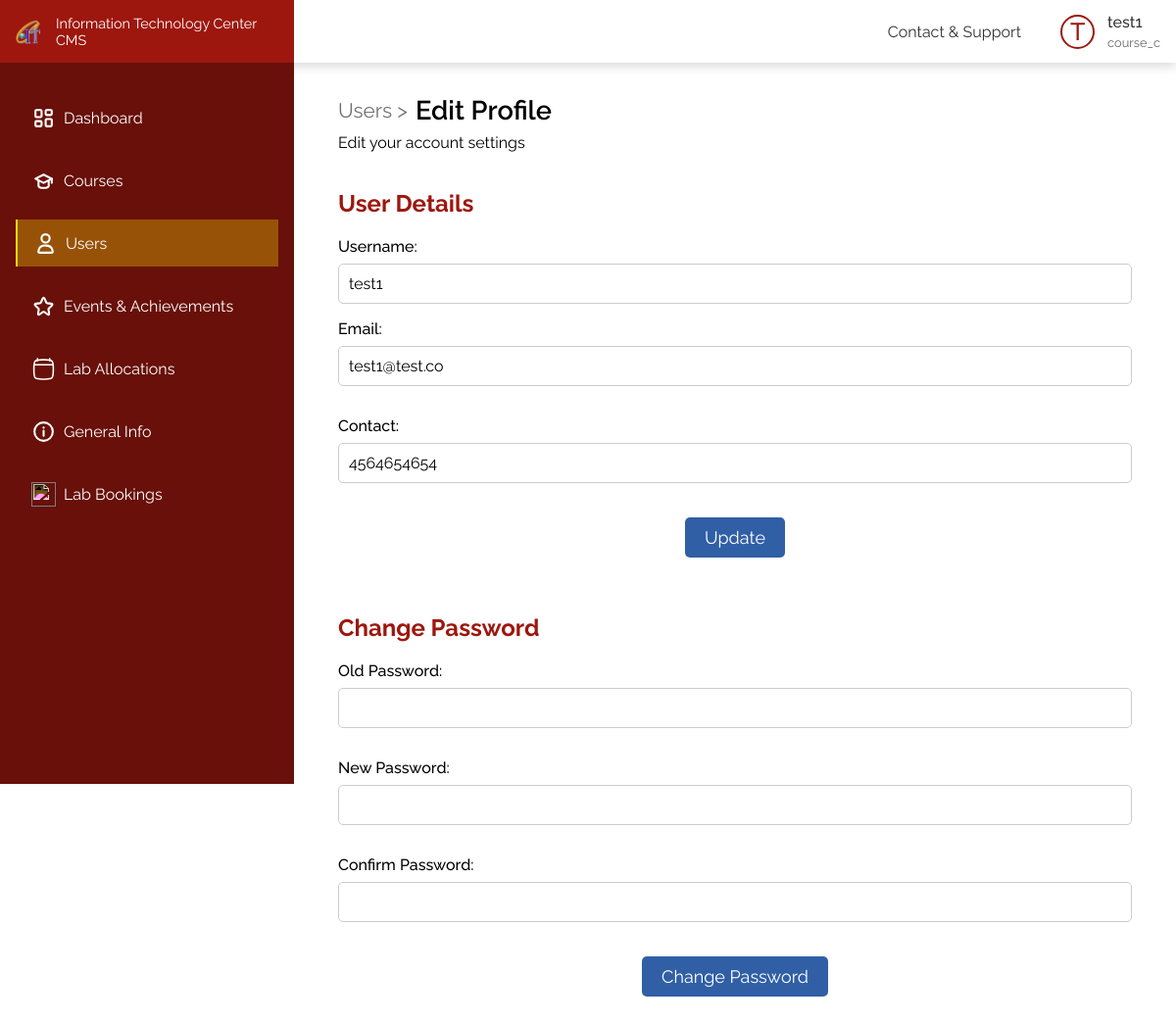
The app's page /pages/users/edit.php (signed in) with its own data.
### tables this page shows
CREATE TABLE
    IF NOT EXISTS `user` (
        `u_id` int(10) UNSIGNED NOT NULL AUTO_INCREMENT,
        `user_name` varchar(50) NOT NULL,
        `email` varchar(100) NOT NULL,
        `password` varchar(255) NOT NULL,
        `contact` varchar(20) NOT NULL,
        `clearense` varchar(20) NOT NULL,
        PRIMARY KEY (`u_id`)
    );

### backend/functions/users.php (called while the page is built, shortened)
<?php
include_once $_SERVER['DOCUMENT_ROOT'] . "/config.php";
function getUser(int $userId)
{
    global $conn;
    $stmt = $conn->prepare("SELECT * FROM user WHERE u_id = ?");
    $stmt->bind_param("i", $userId);
    $stmt->execute();
    $result = $stmt->get_result();
    $user = $result->fetch_assoc();
    return $user;
}

### pages/users/edit.php (the view, shortened to what this page needs)
<?php include_once $_SERVER['DOCUMENT_ROOT'] . "/config.php" ?>
<?php include_once $_SERVER['DOCUMENT_ROOT'] . "/backend/functions/users.php" ?>
<?php
$u_id = $_SESSION['user_id'];
$user = getUser($u_id);
?>
<!DOCTYPE html>
<html>
<head>
    <link rel="stylesheet" href="/css/adduser.css">
</head>
<body>
    <div class="flex-box">
        <div class="left">
            <?php include_once(APP_ROOT . "/includes/sidebar.php");
            ?>
        </div>
        <?php
        include_once(APP_ROOT . "/includes/header.php");
        ?>
        <div class="right">
            <div class="register-user container">
                <div class="title">
                    <div>
                        <h1><a href="./">Users ></a>Edit Profile</h1>
                        <p>Edit your account settings</p>
                    </div>
                </div>
                <br><br>
                <h3>User Details</h3>
                <div class="form-container">
                    <form action="/backend/api/users/edit.php" method="POST">
                        <label for="username">Username:</label>
                        <p><?= $user['user_name'] ?></p>
                        <label for="email">Email:</label>
                        <input type="email" name="email" id="email" value="<?= $user['email'] ?>">
                        <label for="contact">Contact:</label>
                        <input type="text" name="contact" id="contact" value="<?= $user['contact'] ?>">
                        <input type="submit" value="Update">
                    </form>
                </div>
                <br><br><br>
                <h3>Change Password</h3>
                <div class="form-container">
                    <form action="/backend/api/users/changepass.php" method="POST">
                        <label for="old_password">Old Password:</label>
                        <input type="password" name="old_password" id="old_password" required>
                        <label for="password">New Password:</label>
                        <input type="password" name="password" id="password" required>
                        <label for="confirm_password">Confirm Password:</label>
                        <input type="password" name="confirm_password" id="confirm_password" required>
                        <input type="submit" value="Change Password">
                    </form>
                </div>
            </div>
        </div>
    </div>
</body>
</html>

### includes/header.php (shortened to what this page needs)
<?php
include $_SERVER['DOCUMENT_ROOT'] . "/includes/header_core.php";
if (isset($_SESSION['user_id'])) {
  $user_id = $_SESSION['user_id'];
  $sql = "SELECT user_name, clearense FROM user WHERE u_id = ?";
  $stmt = $conn->prepare($sql);
  $stmt->bind_param("i", $user_id);
  $stmt->execute();
  $result = $stmt->get_result();
  if ($row = $result->fetch_assoc()) {
    $username = $row['user_name'];
    $role = $row['clearense'];
  }
}
?>
<!DOCTYPE html>
<html lang="en">
<head>
  <link rel="stylesheet" href="/css/header.css">
</head>
<body>
  <header>
    <div class="menu">
      <ul>
        <li><a href="/pages/contactNsupport.php">Contact & Support</a></li>
      </ul>
    </div>
    <div class="profile">
      <div class="img"><?php echo isset($username) ? strtoupper(substr($username, 0, 1)) : 'G'; ?></div>
      <h5><?php echo isset($username) ? $username : 'Guest'; ?></h5>
      <p><?php echo isset($role) ? $role : 'Guest'; ?></p>
    </div>
  </header>
</body>
</html>

### css/adduser.css (style rules this page uses)
.register-user { padding: 2rem 0; }
.register-user h3 { font-size: 24px; color: var(--color-1); }
.register-user .form-container { margin-top: 20px; }
.register-user input[type="text"], .register-user input[type="email"], .register-user input[type="password"], .register-user input[type="number"], .register-user form p, .register-user select { width: 100%; padding: 10px; font-size: 16px; border: 1px solid #ccc; border-radius: 5px; margin-bottom: 15px; }
.register-user form label { display: block; font-weight: 500; margin-bottom: 0.5rem; margin-top: 1rem; }
.register-user input[type="submit"] { background-color: var(--color-3); color: #fff; font-size: 18px; margin-top: 20px; padding: 10px 20px; border: none; border-radius: 5px; cursor: pointer; display: block; margin-inline: auto; }

### css/styles.css (style rules this page uses)
* { margin: 0; padding: 0; box-sizing: border-box; font-family: "Raleway", sans-serif; }
:root { --color-1: #9d170e; --color-2: #f9db08; --color-3: #305fa6; --color-4: #00b007; --color-5: #790483; --color-text-1: #333; --color-text-2: #666; --color-shade-1: #681009; }
.container { width: clamp(300px, 90%, 1440px); margin: auto; }
a { text-decoration: none; }
.flex-box { display: flex; }
.left { width: 300px; }
.right { width: calc(100% - 300px); padding-top: 4rem; }
.title { display: flex; align-items: center; justify-content: space-between; width: 100%; }
.title h1 { font-weight: 600; font-size: 1.7rem; margin-bottom: 0.5rem; display: flex; align-items: center; gap: 0.5rem; }
.title h1 a { display: inline; background: none; color: var(--color-text-1); opacity: 0.7; font-weight: 400; padding: 0; font-size: 1.3rem; }
.title a { display: flex; align-items: center; gap: 0.5rem; padding: 0.5rem 1rem; background-color: var(--color-4); color: white; font-weight: 500; border-radius: 5px; }

### css/header.css (style rules this page uses)
header { color: var(--color-text-1); box-shadow: 0 4px 10px rgba(0, 0, 0, 0.146); position: fixed; left: 0; top: 0; z-index: 10; background-color: white; display: flex; align-items: center; height: 4rem; gap: 0.5rem; width: 100%; padding: 0 1rem; }
.menu { display: flex; align-items: center; margin-left: auto; }
.menu ul { list-style: none; display: flex; gap: 1.2rem; }
.menu ul li { cursor: pointer; position: relative; font-weight: 400; font-size: 1rem; }
.menu ul li a { color: var(--color-text-1); }
.menu ul li:before { content: ""; position: absolute; bottom: -4px; left: 0; width: 0; height: 2px; background-color: transparent; transition: width 0.3s ease-in-out, background-color 0.3s ease-in-out; }
.profile { margin-left: 2rem; display: grid; grid-template-columns: 40px auto; gap: 0.25rem 0.5rem; align-items: center; cursor: pointer; }
.profile h5 { font-weight: 500; font-size: 1rem; }
.profile p { grid-column: 2; font-size: 0.8rem; color: var(--color-text-2); }
.profile .img { display: flex; font-size: 25px; align-items: center; justify-content: center; font-weight: 500; height: 35px; width: 35px; border-radius: 50%; grid-row: 1/3; border: 2px solid var(--color-1); color: var(--color-1); }

### records on screen
user: user_name "T", user_name "test1", clearense "course_c", email "test1@test.co", contact "4564654654"
